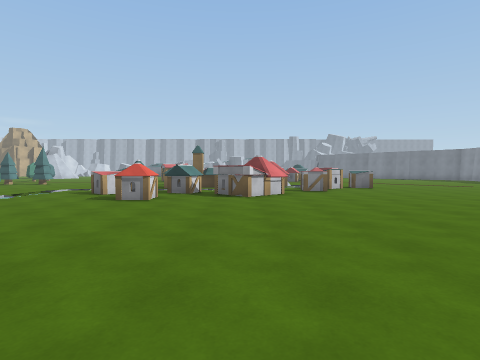
view 1 (above)

20 first-person views from a walk through a Unity game level. The camera is 1.4 m above the floor, tilts 2° down and sees 80° across. The floor is counted in squares, 2 m on a side. Each view is taken from the middle of a square. On the plan, view 1 faces up. The plan holds only what a view shows up to about 10 squares ahead; the rest is blank. The place goes on beyond the plan. The player is left out. Surface patterns are stand-ins for the level's own textures.

view 2
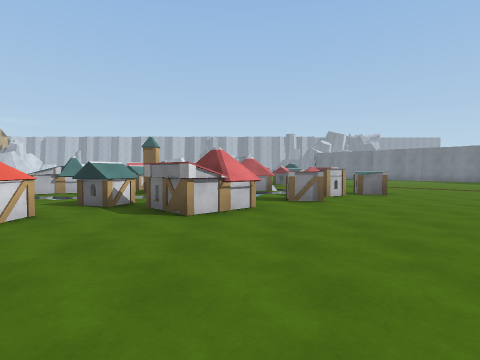

view 3
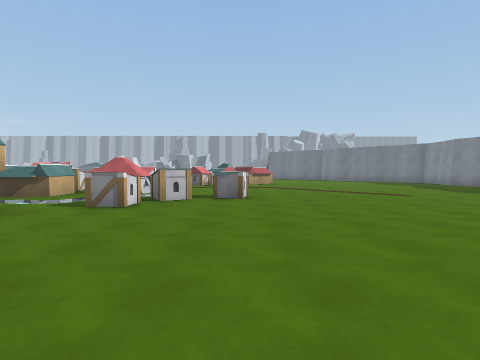

view 4
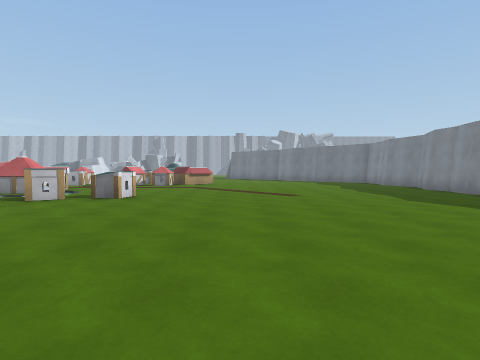

view 5
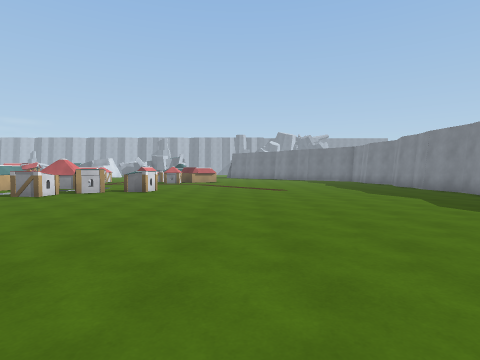

view 6
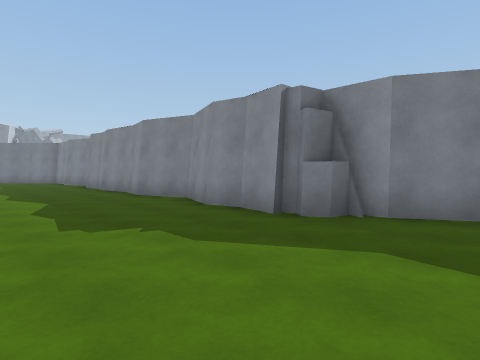

view 7
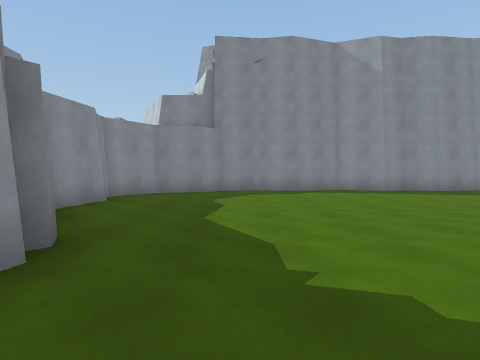

view 8
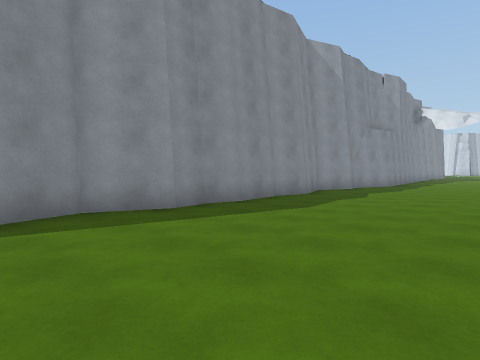

view 9
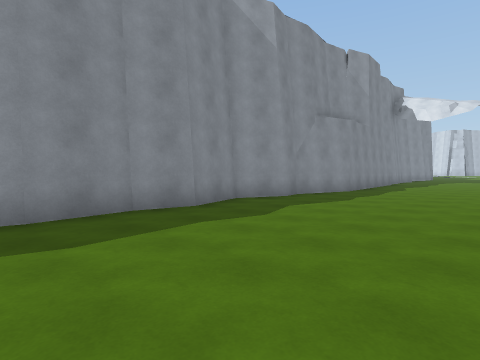

view 10
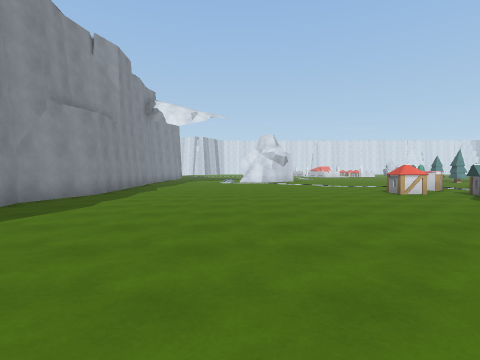

view 11
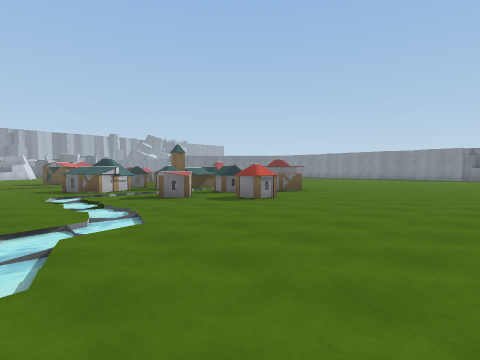

view 12
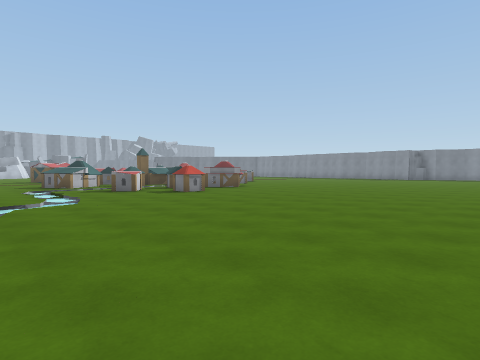

view 13
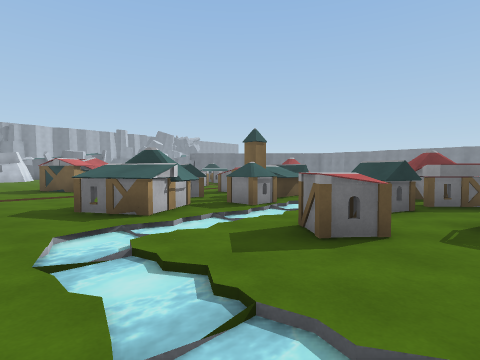

view 14
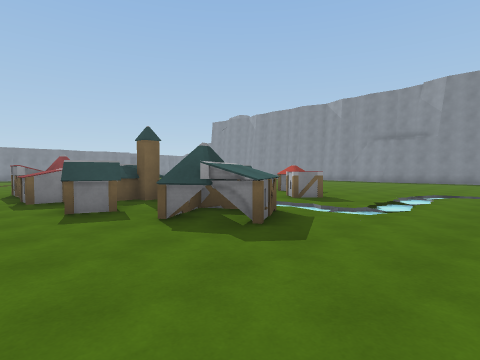

view 15
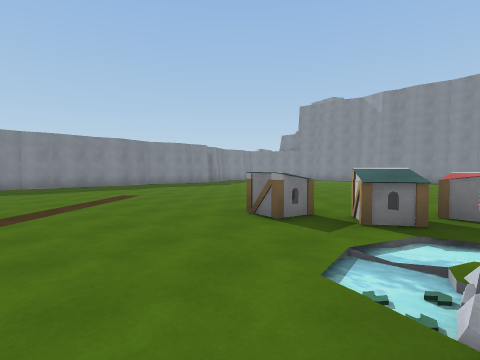

view 16
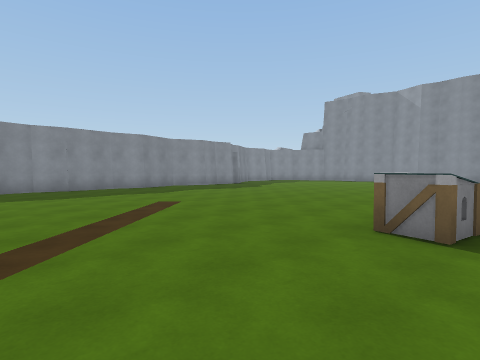

view 17
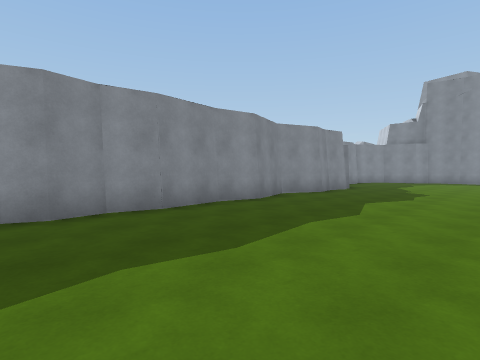

view 18
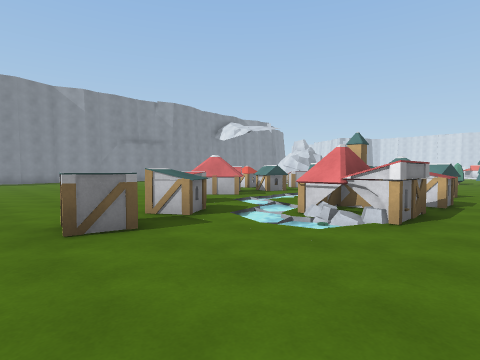

view 19
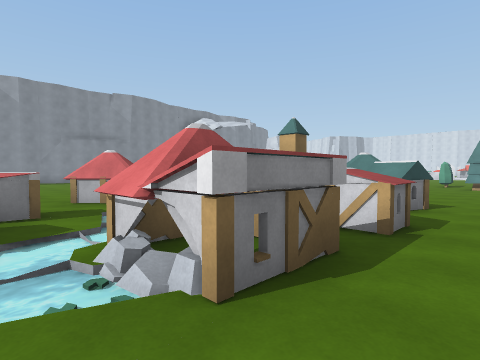

view 20
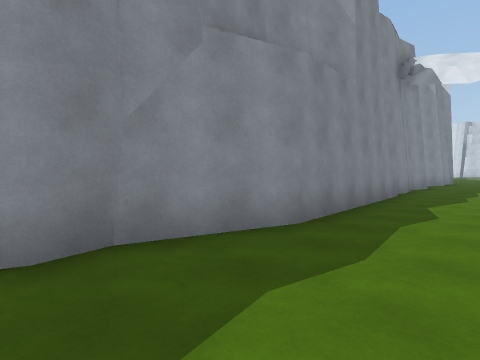

### Floor plan
Key: @ floor where view 1 was taken; # wall or solid block; x gap in a wall; . floor; ~ water the walk can cross; ^ raised ledge; P pole; R rock; O other object.
Columns run from 8 left of view 1 to 17 right of it. Each row starts with its distance up from view 1.
 15 .......................#
 14 .......^.OO............#
 13 ....O^#..OR~...........#
 12 ...OO#P^#.~.##.........#
 11 ...O.^^^.~.O^^.........#
 10 ..~~     ~OO...........#
  9 ..~.^x^#O..............#
  8  . .^..#OO.............#
  7 .. ..^^................#
  6 .~.....................#
  5 ~......................#
  4 ~......................##
  3  .......................##
  2 .........................#
  1  ........................#
  0 ........@...............##
 -1 ........................##
 -2 .....##...............###
 -3 #######################

Positions as (right, up) in squares from view 1, and headings:
1: (0, 0), facing up
2: (1, 3), facing up
3: (5, 4), facing up
4: (8, 4), facing up
5: (8, 2), facing up
6: (11, 2), facing up-right
7: (13, 7), facing down
8: (11, 2), facing down-left
9: (7, 2), facing down-left
10: (6, 2), facing left
11: (-8, 2), facing up-right
12: (-8, -1), facing up-right
13: (-7, 7), facing up-right
14: (-8, 15), facing down-right
15: (2, 15), facing down-right
16: (4, 15), facing down-right
17: (10, 15), facing down-right
18: (6, 15), facing down-left
19: (3, 15), facing down-left
20: (1, 0), facing down-left
